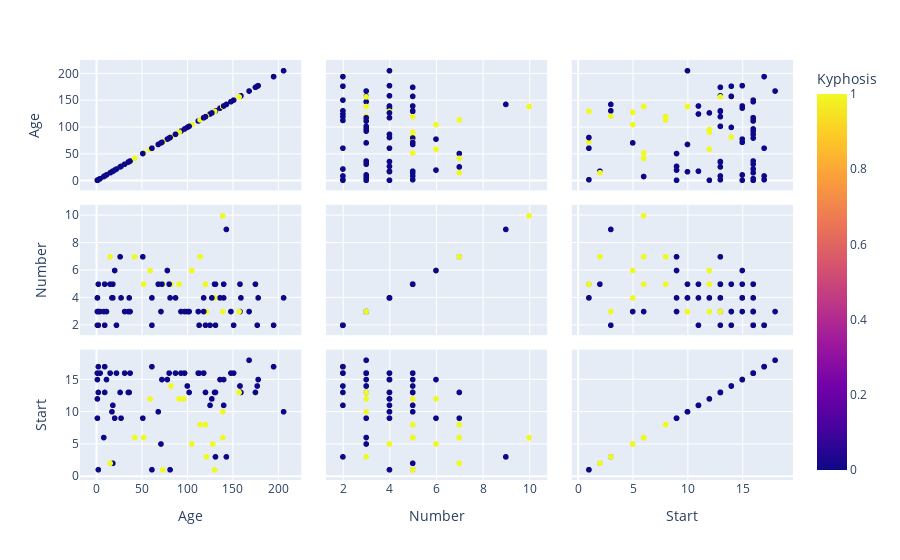

Notebook code cell kept with this figure:
### Code cell
# visualize the correlation between the features and the target with plotly
import plotly.express as px
fig = px.scatter_matrix(df, dimensions=['Age', 'Number', 'Start'], color='Kyphosis')
fig.show()

### Figure 1 — Plotly figure (JSON) as saved in the notebook; plotly's stock layout.template omitted (floating-point values rounded to 4 significant figures)
{"data": [{"dimensions": [{"axis": {"matches": true}, "label": "Age", "values": [71, 158, 128, 2, 1, 1, 61, 37, 113, 59, 82, 148, 18, 1, 168, 1, 78, 175, 80, 27, 22, 105, 96, 131, 15, 9, 8, 100, 4, 151, 31, 125, 130, 112, 140, 93, 1, 52, 20, 91, 73, 35, 143, 61, 97, 139, 136, 131, 121, 177, 68, 9, 139, 2, 140, 72, 2, 120, 51, 102, 130, 114, 81, 118, 118, 17, 195, 159, 18, 15, 158, 127, 87, 206, 11, 178, 157, 26, 120, 42, 36]}, {"axis": {"matches": true}, "label": "Number", "values": [3, 3, 4, 5, 4, 2, 2, 3, 2, 6, 5, 3, 5, 4, 3, 3, 6, 5, 5, 4, 2, 6, 3, 2, 7, 5, 3, 3, 3, 2, 3, 2, 5, 3, 5, 3, 3, 5, 6, 5, 5, 3, 9, 4, 3, 3, 4, 5, 3, 2, 5, 2, 10, 2, 4, 5, 3, 5, 7, 3, 4, 7, 4, 3, 4, 4, 2, 4, 4, 5, 5, 4, 4, 4, 3, 4, 3, 7, 2, 7, 4]}, {"axis": {"matches": true}, "label": "Start", "values": [5, 14, 5, 1, 15, 16, 17, 16, 16, 12, 14, 16, 2, 12, 18, 16, 15, 13, 16, 9, 16, 5, 12, 3, 2, 13, 6, 14, 16, 16, 16, 11, 13, 16, 11, 16, 9, 6, 9, 12, 1, 13, 3, 1, 16, 10, 15, 13, 3, 14, 10, 17, 6, 17, 15, 15, 13, 8, 9, 13, 1, 8, 1, 16, 16, 10, 17, 13, 11, 16, 14, 12, 16, 10, 15, 15, 13, 13, 13, 6, 13]}], "hovertemplate": "%{xaxis.title.text}=%{x}<br>%{yaxis.title.text}=%{y}<br>Kyphosis=%{marker.color}<extra></extra>", "legendgroup": "", "marker": {"color": [0, 0, 1, 0, 0, 0, 0, 0, 0, 1, 1, 0, 0, 0, 0, 0, 0, 0, 0, 0, 0, 1, 1, 0, 1, 0, 0, 0, 0, 0, 0, 0, 0, 0, 0, 0, 0, 1, 0, 1, 1, 0, 0, 0, 0, 1, 0, 0, 1, 0, 0, 0, 1, 0, 0, 0, 0, 1, 0, 0, 1, 1, 0, 0, 0, 0, 0, 0, 0, 0, 0, 0, 0, 0, 0, 0, 1, 0, 0, 1, 0], "coloraxis": "coloraxis", "symbol": "circle"}, "name": "", "showlegend": false, "type": "splom"}], "layout": {"coloraxis": {"colorbar": {"title": {"text": "Kyphosis"}}, "colorscale": [[0, "#0d0887"], [0.1111, "#46039f"], [0.2222, "#7201a8"], [0.3333, "#9c179e"], [0.4444, "#bd3786"], [0.5556, "#d8576b"], [0.6667, "#ed7953"], [0.7778, "#fb9f3a"], [0.8889, "#fdca26"], [1, "#f0f921"]]}, "dragmode": "select", "legend": {"tracegroupgap": 0}, "margin": {"t": 60}}}
